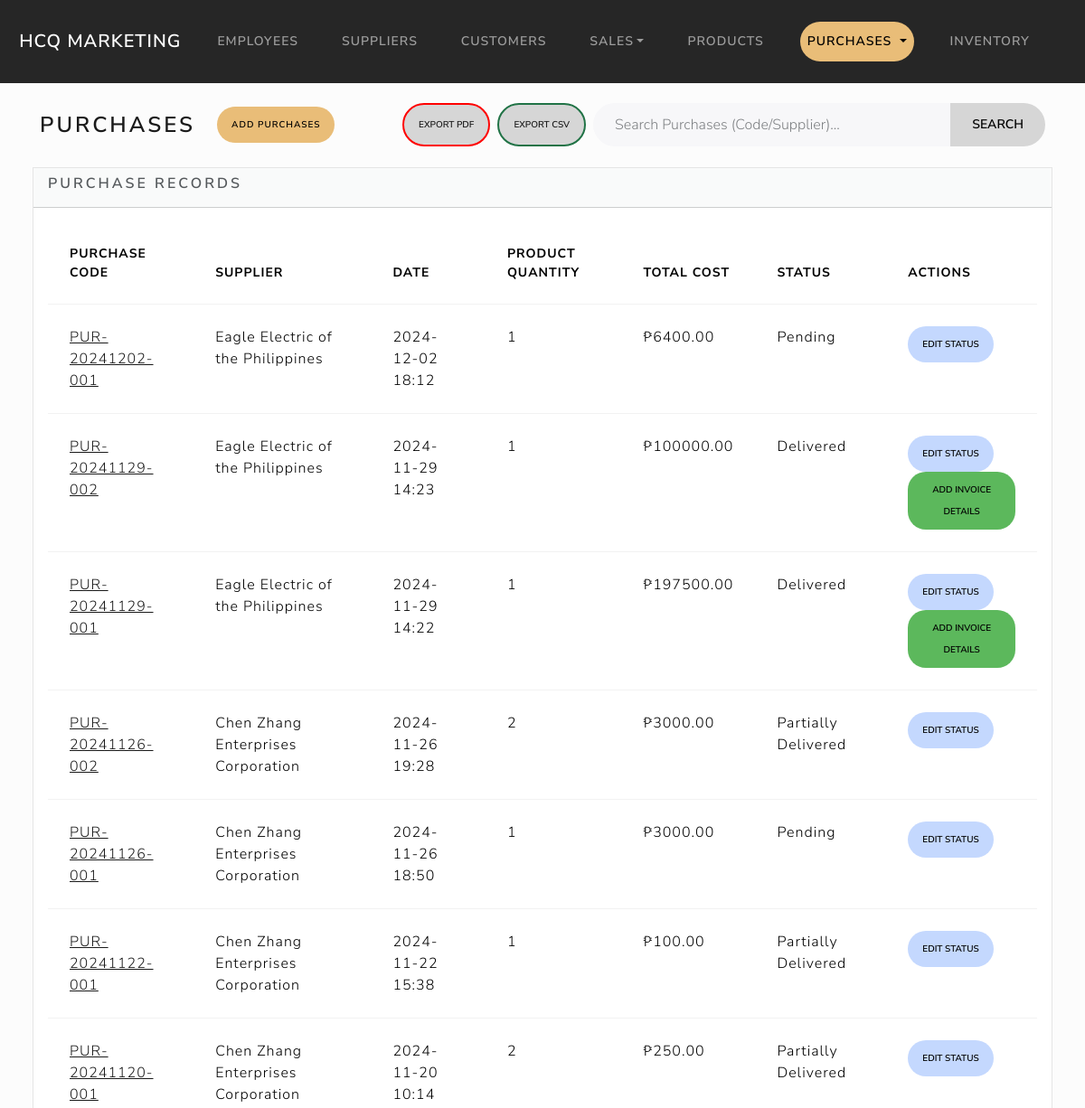
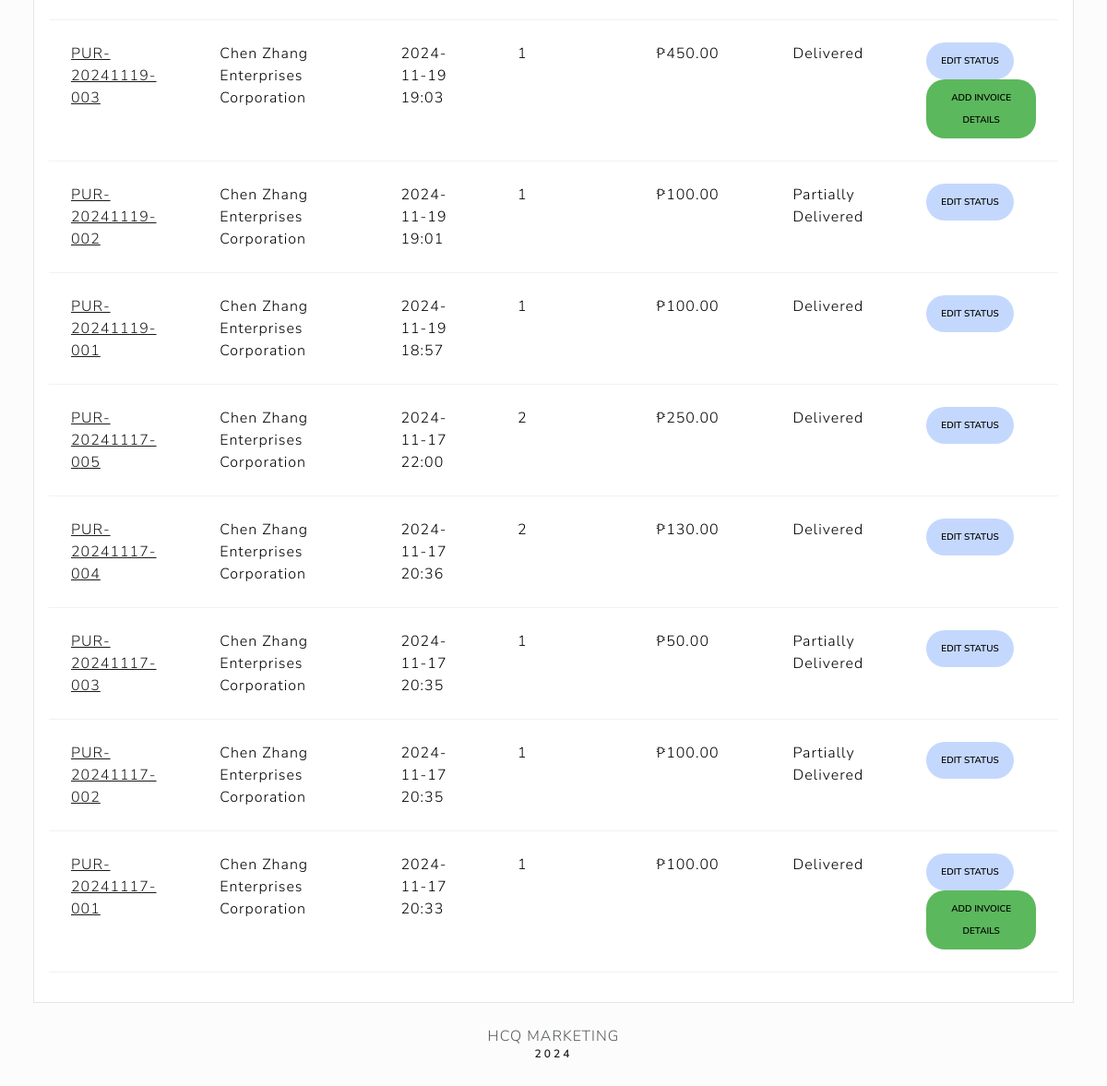
Page /purchases/ on the committed database (2 pictures, top to bottom).
### purchases/models.py (models this page shows, shortened)
class Purchase(models.Model):
    STATUS_CHOICES = [
        ('Pending', 'Pending'),
        ('Partially Delivered', 'Partially Delivered'),
        ('Delivered', 'Delivered'),
        ('Cancelled', 'Cancelled'),
    ]
    supplier = models.ForeignKey(Supplier, on_delete=models.CASCADE, related_name='purchases')
    date = models.DateTimeField(auto_now_add=True)
    total_cost = models.DecimalField(max_digits=10, decimal_places=2, default=0.00)
    purchase_code = models.CharField(max_length=20, unique=True, editable=False, blank=True)
    status = models.CharField(max_length=20, choices=STATUS_CHOICES, default='Pending')

### suppliers/models.py (models this page shows, shortened)
class Supplier(models.Model):
    Supplier_Status = [
        ('Active', 'Active'),
        ('Inactive', 'Inactive'),
    ]
    first_name = models.CharField(max_length=50)
    last_name = models.CharField(max_length=50)
    supplier_hardware = models.CharField(max_length=50)
    email = models.EmailField(max_length=100)
    address = models.CharField(max_length=100)
    contact_num = models.CharField(max_length=15)
    dateStart = models.DateField("Date Started")
    dateEdit = models.DateTimeField(default=timezone.now)
    status = models.CharField(max_length=20, choices=Supplier_Status, default='Active')

### purchases/views.py (the view)
# urls.py: path('purchases/', views.purchase_index, name='purchase_index'),
def purchase_index(request):
    search_query = request.GET.get('search', '').strip()
    if search_query:
        purchases = Purchase.objects.filter(
            Q(purchase_code__icontains=search_query) |
            Q(supplier__supplier_hardware__icontains=search_query)
        ).annotate(product_count=Count('items')).order_by('-date')
        results_count = purchases.count()
        messages.info(request, f"{results_count} result(s) found for '{search_query}'.")
    else:
        purchases = Purchase.objects.annotate(product_count=Count('items')).order_by('-date')
        results_count = 0
    for purchase in purchases:
        for item in purchase.items.all():
            item.remaining_quantity = item.quantity - item.delivered_quantity
    return render(request, 'purchases/index.html', {
        'purchases': purchases,
        'results_count': results_count,
        'search_query': search_query
    })

### purchases/templates/purchases/index.html (shortened to what this page needs)
{% extends "base.html" %}
{% block body %}
<div class="d-flex justify-content-between align-items-center m-3">
    <div class="d-flex align-items-center">
        <h3 class="m-3">Purchases</h3>
        <a href="{% url 'purchases:add_purchase' %}" class="btn btn-add btn-sm ms-2">Add Purchases</a>
    </div>
    <div class="d-flex ms-auto">
        <button class="btn btn-pdf btn-sm me-2">
            <a href="{% url 'purchases:export_purchases_pdf' %}" style="text-decoration: none !important;">Export PDF</a>
        </button>
        <button class="btn btn-excel btn-sm me-2">
            <a href="{% url 'purchases:export_purchases_csv' %}" style="text-decoration: none !important;">Export CSV</a>
        </button>
        <form method="get" action="" class="d-flex me-3" style="width: 500px;">
            <div class="input-group">
                <input type="text" class="form-control" placeholder="Search Purchases (Code/Supplier)..." name="search" style="border-radius: 30px 0 0 30px;">
                <button class="btn btn-search" type="submit" style="border-radius: 0 30px 30px 0;">Search</button>
            </div>
        </form>
    </div>
</div>
<div class="row">
    <div class="col-12">
        {% if purchases %}
        <div class="card bg-light ms-4 me-4 mb-4">
            <div class="card-header">
                <h5 class="card-title">Purchase Records</h5>
            </div>
            <div class="card-body">
                <div class="table-responsive">
                    <table class="table table-hover">
                        <thead>
                            <tr>
                                <th scope="col">Purchase Code</th>
                                <th scope="col">Supplier</th>
                                <th scope="col">Date</th>
                                <th scope="col">Product Quantity</th>
                                <th scope="col">Total Cost</th>
                                <th scope="col">Status</th>
                                <th scope="col">Actions</th>
                            </tr>
                        </thead>
                        <tbody>
                            {% for purchase in purchases %}
                            <tr>
                                <td><a href="{% url 'purchases:purchase_detail' purchase.id %}">{{ purchase.purchase_code }}</a></td>
                                <td>{{ purchase.supplier.supplier_hardware }}</td>
                                <td>{{ purchase.date|date:"Y-m-d H:i" }}</td>
                                <td>{{ purchase.product_count }}</td>
                                <td>₱{{ purchase.total_cost }}</td>
                                <td><span>{{ purchase.status }}</span></td>
                                <td>
                                    <button class="btn btn-edit btn-sm" data-bs-toggle="modal" data-bs-target="#editStatusModal{{ purchase.id }}">
                                        Edit Status
                                    </button>
                                    {% if purchase.status == 'Delivered' and not purchase.invoice %}
                                        <button class="btn btn-add-save btn-sm" data-bs-toggle="modal" data-bs-target="#addInvoiceModal{{ purchase.id }}">
                                            Add Invoice Details
                                        </button>
                                    {% endif %}
                                </td>
                            </tr>
                            {% endfor %}
                        </tbody>
                    </table>
                </div>
            </div>
        </div>
        {% else %}
        <h5 class="alert alert-primary ms-4 me-4">No Purchase Records</h5>
        {% endif %}
    </div>
</div>
{% endblock %}

### index/static/css/custom-styles.css (style rules this page uses)
.btn { border-radius: 50px; }
.btn-edit { --bs-btn-bg: #C4D8FE !important; --bs-bg-opacity: 1 !important; --bs-btn-border-color: #C4D8FE !important; --bs-btn-color: #000 !important; }
.btn-add { --bs-btn-bg: #E9BD78 !important; --bs-bg-opacity: 1 !important; --bs-btn-border-color: #E9BD78 !important; --bs-btn-color: #000 !important; }
.btn-add-save { --bs-btn-bg: #5CB85C !important; --bs-bg-opacity: 1 !important; --bs-btn-border-color: #5CB85C !important; --bs-btn-color: #000 !important; border-radius: 20px; }
.btn-search { --bs-btn-bg: #D6D6D6 !important; --bs-bg-opacity: 1 !important; --bs-btn-border-color: #D6D6D6 !important; --bs-btn-color: #000 !important; }
.btn-pdf { --bs-btn-bg: #D6D6D6 !important; --bs-bg-opacity: 1 !important; border: 2px solid #FF0000 !important; --bs-btn-color: #000 !important; }
.btn-excel { --bs-btn-bg: #D6D6D6 !important; --bs-bg-opacity: 1 !important; border: 2px solid #217346 !important; --bs-btn-color: #000 !important; }

### rows in the picture
Purchase: purchase_code "PUR-20241202-001", supplier.supplier_hardware "Eagle Electric of the Philippines", date "2024-12-02 18:12", product_count "1", total_cost "6400.00", status "Pending"
Purchase: purchase_code "PUR-20241129-002", supplier.supplier_hardware "Eagle Electric of the Philippines", date "2024-11-29 14:23", product_count "1", total_cost "100000.00", status "Delivered"
Purchase: purchase_code "PUR-20241129-001", supplier.supplier_hardware "Eagle Electric of the Philippines", date "2024-11-29 14:22", product_count "1", total_cost "197500.00", status "Delivered"
Purchase: purchase_code "PUR-20241126-002", supplier.supplier_hardware "Chen Zhang Enterprises Corporation", date "2024-11-26 19:28", product_count "2", total_cost "3000.00", status "Partially Delivered"
Purchase: purchase_code "PUR-20241126-001", supplier.supplier_hardware "Chen Zhang Enterprises Corporation", date "2024-11-26 18:50", product_count "1", total_cost "3000.00", status "Pending"
Purchase: purchase_code "PUR-20241122-001", supplier.supplier_hardware "Chen Zhang Enterprises Corporation", date "2024-11-22 15:38", product_count "1", total_cost "100.00", status "Partially Delivered"
Purchase: purchase_code "PUR-20241120-001", supplier.supplier_hardware "Chen Zhang Enterprises Corporation", date "2024-11-20 10:14", product_count "2", total_cost "250.00", status "Partially Delivered"
Purchase: purchase_code "PUR-20241119-003", supplier.supplier_hardware "Chen Zhang Enterprises Corporation", date "2024-11-19 19:03", product_count "1", total_cost "450.00", status "Delivered"
Purchase: purchase_code "PUR-20241119-002", supplier.supplier_hardware "Chen Zhang Enterprises Corporation", date "2024-11-19 19:01", product_count "1", total_cost "100.00", status "Partially Delivered"
Purchase: purchase_code "PUR-20241119-001", supplier.supplier_hardware "Chen Zhang Enterprises Corporation", date "2024-11-19 18:57", product_count "1", total_cost "100.00", status "Delivered"
Purchase: purchase_code "PUR-20241117-005", supplier.supplier_hardware "Chen Zhang Enterprises Corporation", date "2024-11-17 22:00", product_count "2", total_cost "250.00", status "Delivered"
Purchase: purchase_code "PUR-20241117-004", supplier.supplier_hardware "Chen Zhang Enterprises Corporation", date "2024-11-17 20:36", product_count "2", total_cost "130.00", status "Delivered"
Purchase: purchase_code "PUR-20241117-003", supplier.supplier_hardware "Chen Zhang Enterprises Corporation", date "2024-11-17 20:35", product_count "1", total_cost "50.00", status "Partially Delivered"
Purchase: purchase_code "PUR-20241117-002", supplier.supplier_hardware "Chen Zhang Enterprises Corporation", date "2024-11-17 20:35", product_count "1", total_cost "100.00", status "Partially Delivered"
Purchase: purchase_code "PUR-20241117-001", supplier.supplier_hardware "Chen Zhang Enterprises Corporation", date "2024-11-17 20:33", product_count "1", total_cost "100.00", status "Delivered"
